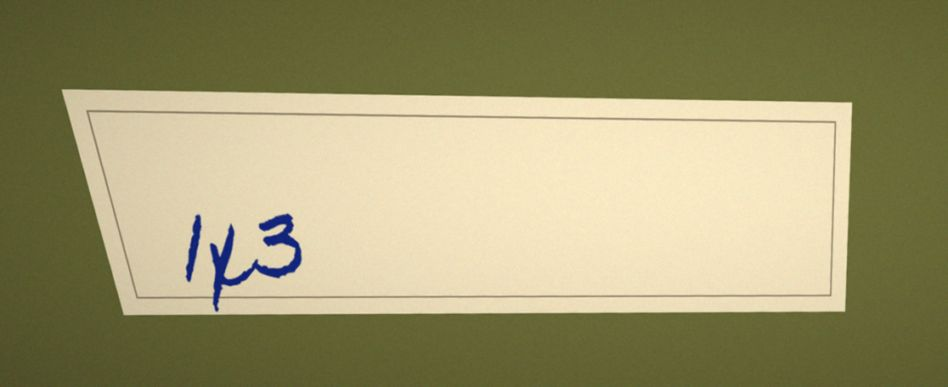
#> input picture spike/data/hand/h1_1x3_homemadeapple.jpg, 948 x 387 px
$ python -i deskew.py   (imports and definitions only)
#> lines starting #> are read from the running program, lines starting #| are printed output that depends on the picture; after the words box and inside, x2 and y2 are one past the last pixel; in counts of white or black regions, pixels touching at a corner belong together
#!/usr/bin/env python3
"""C4f deskew experiment: estimate the tilt of a label photo and straighten it.

Projection-profile method: binarise a small copy, rotate it through a range of
angles and keep the angle where the row sums are most "peaky" (text lines line
up, so rows are either full of ink or empty). No OCR pass, so it adds
milliseconds on the VPS instead of the ~50 s a second OCR pass costs on the
phone. Used by deskew_eval.mjs to see whether straightening helps OCR at all.

    python3 deskew.py <in.jpg> <out.jpg>     # prints the angle in degrees
    python3 deskew.py --estimate-only <in.jpg>
"""
import sys
import time

import numpy as np
from PIL import Image

MAX_ANGLE = 12.0
COARSE_STEP = 1.0
FINE_STEP = 0.25
WORK_SIDE = 400  # estimate on a small copy: it is cheap and tilt survives shrinking


def _ink(img):
    """Dark-text mask: pixels clearly darker than their neighbourhood-wide mean."""
    g = np.asarray(img.convert("L"), dtype=np.float32)
    # Local threshold via a coarse box blur (uneven lighting is the norm in photos).
    small = Image.fromarray(g.astype(np.uint8)).resize((max(4, g.shape[1] // 16), max(4, g.shape[0] // 16)), Image.BILINEAR)
    bg = np.asarray(small.resize((g.shape[1], g.shape[0]), Image.BILINEAR), dtype=np.float32)
    return ((bg - g) > 25).astype(np.float32)


def _score(mask_img, angle):
    rot = mask_img.rotate(angle, Image.BILINEAR, expand=False, fillcolor=0)
    rows = np.asarray(rot, dtype=np.float32).sum(axis=1)
    return float(np.sum(np.diff(rows) ** 2))


def estimate_angle(img):
    scale = WORK_SIDE / max(img.size)
    small = img.resize((max(1, int(img.width * scale)), max(1, int(img.height * scale))), Image.BILINEAR)
    mask = Image.fromarray((_ink(small) * 255).astype(np.uint8))
    coarse = np.arange(-MAX_ANGLE, MAX_ANGLE + 1e-6, COARSE_STEP)
    best = max(coarse, key=lambda a: _score(mask, a))
    fine = np.arange(best - COARSE_STEP, best + COARSE_STEP + 1e-6, FINE_STEP)
    return float(max(fine, key=lambda a: _score(mask, a)))


def deskew(img, angle):
    # Fill the corners with the photo's own edge colour so CRAFT sees no hard border.
    edge = np.asarray(img.convert("RGB"))[[0, -1], :, :].reshape(-1, 3).mean(axis=0)
    return img.rotate(angle, Image.BICUBIC, expand=False, fillcolor=tuple(int(c) for c in edge))


# [14 lines not run here, left out]

>>> from PIL import Image
>>> picture = Image.open('data/hand/h1_1x3_homemadeapple.jpg')
#> picture is the input picture: PIL image 948x387 RGB; mean R, G, B 157.9, 151.1, 110
>>> result = estimate_angle(picture)
#> in _ink, `g = np.asarray(img.convert("L"), dtype=np.float32)`:
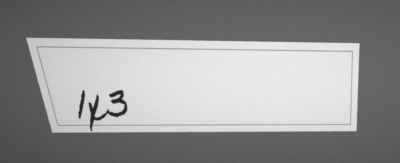
#> g: shape (163, 400) float32; min 38, max 236, mean 148.5
#> in _ink, `bg = np.asarray(small.resize((g.shape[1], g.shape[0]), Image.BILINEAR)..`:
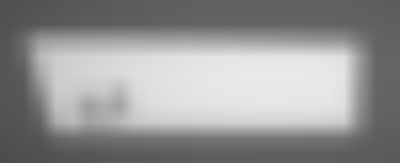
#> bg: shape (163, 400) float32; min 77, max 233, mean 148.5
#> in _ink, `return ((bg - g) > 25).astype(np.float32)`:
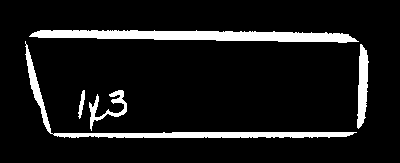
#> returned value: shape (163, 400) float32; values 0 (black) and 1 (white), 9.3% white; 5 white regions, box (x1, y1, x2, y2) and area: (29, 30, 359, 43) 2813, (25, 41, 357, 138) 2066, (357, 44, 369, 129) 670, (89, 90, 127, 131) 432, (78, 90, 85, 119) 99
#> in _score, `rows = np.asarray(rot, dtype=np.float32).sum(axis=1)`: rows = 163 values, max 13363 at index 48, min 3549 at index 100, mean 9396.1
#> in estimate_angle, `best = max(coarse, key=lambda a: _score(mask, a))`: best = 0
#> in _score (call 29), `rot = mask_img.rotate(angle, Image.BILINEAR, expand=False, fillcolor=0)`:
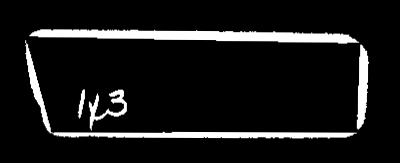
#> rot: PIL image 400x163 L; min 0, max 255, mean 23.8
#> in _score (call 29), `rows = np.asarray(rot, dtype=np.float32).sum(axis=1)`: rows = 163 values, max 81534 at index 35, min 0 at index 0, mean 9504.8
#> in _score (call 31), `rot = mask_img.rotate(angle, Image.BILINEAR, expand=False, fillcolor=0)`:
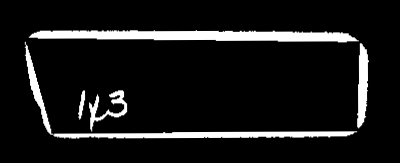
#> rot: PIL image 400x163 L; min 0, max 255, mean 23.8
#> in _score (call 31), `rows = np.asarray(rot, dtype=np.float32).sum(axis=1)`: rows = 163 values, max 82244 at index 37, min 0 at index 0, mean 9504.7
#> in _score (call 32), `rot = mask_img.rotate(angle, Image.BILINEAR, expand=False, fillcolor=0)`:
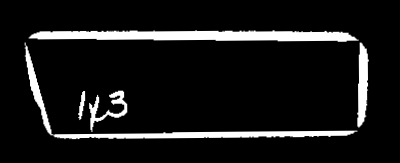
#> rot: PIL image 400x163 L; min 0, max 255, mean 23.8
#> in _score (call 32), `rows = np.asarray(rot, dtype=np.float32).sum(axis=1)`: rows = 163 values, max 83097 at index 37, min 0 at index 0, mean 9504.8
#> in _score (call 33), `rot = mask_img.rotate(angle, Image.BILINEAR, expand=False, fillcolor=0)`:
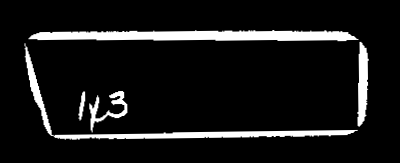
#> rot: PIL image 400x163 L; min 0, max 255, mean 23.8
#> in _score (call 33), `rows = np.asarray(rot, dtype=np.float32).sum(axis=1)`: rows = 163 values, max 83618 at index 38, min 0 at index 0, mean 9504.8
#> result = 0

$ run again, on spike/data/hand/h1_1x3_reeniebeanie.jpg
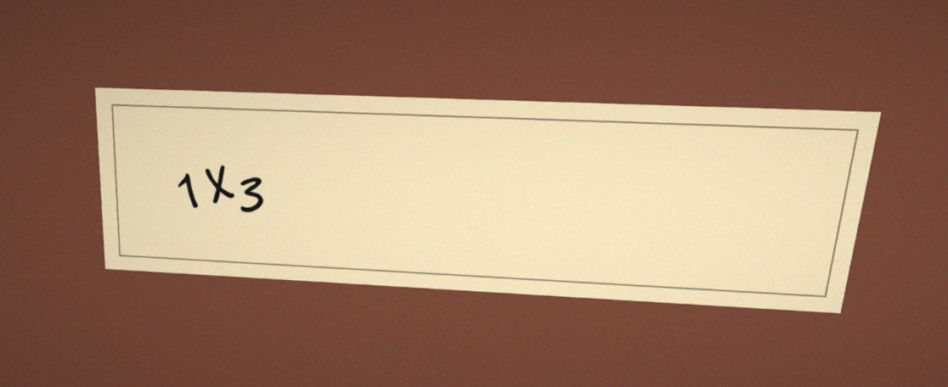
#> input picture spike/data/hand/h1_1x3_reeniebeanie.jpg, 948 x 387 px
#> picture is the input picture: PIL image 948x387 RGB; mean R, G, B 161.6, 128.6, 105.3
#> in _ink, `return ((bg - g) > 25).astype(np.float32)`:
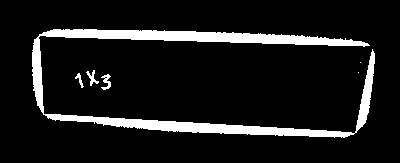
#> returned value: shape (163, 400) float32; values 0 (black) and 1 (white), 10.3% white; 6 white regions (2 under 20 px), largest, box (x1, y1, x2, y2) and area: (32, 29, 375, 138) 6479, (101, 74, 111, 90) 82, (86, 70, 99, 86) 76, (75, 73, 84, 88) 48
#> rows = 163 values, max 15896 at index 57, min 1821 at index 82, mean 10371.2
#> best = 2
#> in _score (call 33), `rot = mask_img.rotate(angle, Image.BILINEAR, expand=False, fillcolor=0)`:
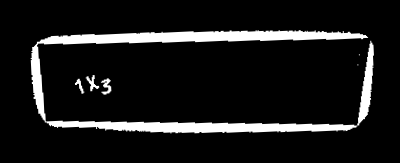
#> rot: PIL image 400x163 L; min 0, max 255, mean 26.1
#> rows = 163 values, max 81515 at index 37, min 0 at index 0, mean 10454.8
#> result = 1.75

$ run again, on spike/data/hand/h1_1x3_shadowsintolight.jpg
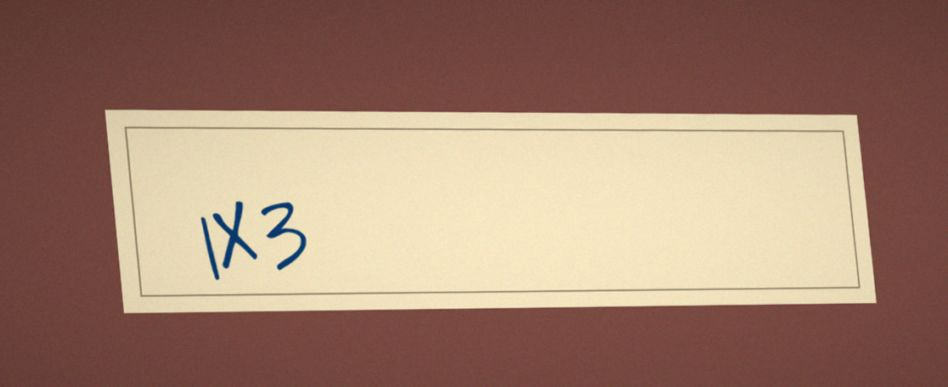
#> input picture spike/data/hand/h1_1x3_shadowsintolight.jpg, 948 x 387 px
#> picture is the input picture: PIL image 948x387 RGB; mean R, G, B 161.4, 128.8, 111.1
#> in _ink, `return ((bg - g) > 25).astype(np.float32)`:
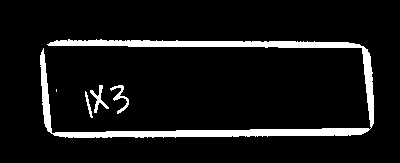
#> returned value: shape (163, 400) float32; values 0 (black) and 1 (white), 8.2% white; 5 white regions (1 under 20 px), largest, box (x1, y1, x2, y2) and area: (40, 39, 374, 138) 4980, (110, 85, 129, 114) 157, (90, 85, 109, 113) 155, (85, 91, 93, 118) 67
#> rows = 163 values, max 14707 at index 70, min 0 at index 0, mean 8249.1
#> best = 0
#> in _score (call 33), `rot = mask_img.rotate(angle, Image.BILINEAR, expand=False, fillcolor=0)`:
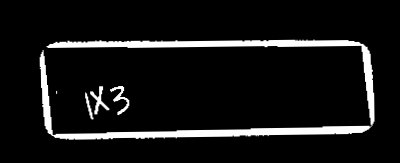
#> rot: PIL image 400x163 L; min 0, max 255, mean 21
#> rows = 163 values, max 80486 at index 45, min 0 at index 0, mean 8381.7
#> result = 0.5

$ run again, on spike/data/hand/h2_2bd_homemadeapple.jpg
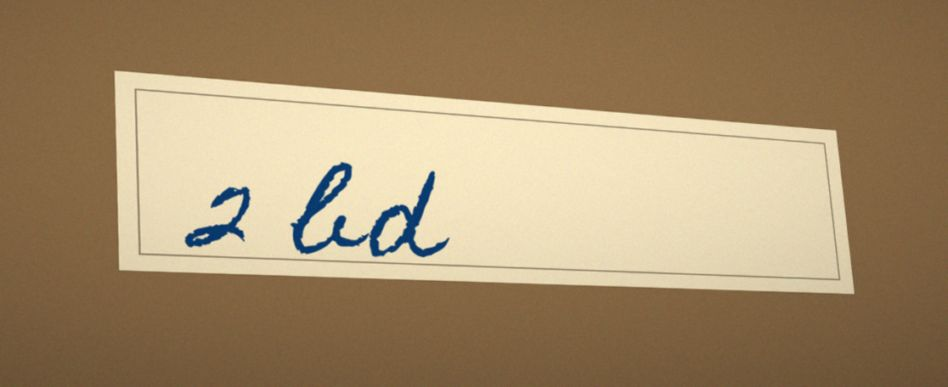
#> input picture spike/data/hand/h2_2bd_homemadeapple.jpg, 948 x 387 px
#> picture is the input picture: PIL image 948x387 RGB; mean R, G, B 164.6, 141, 107.4
#> mask: PIL image 400x163 L; 8.4% white; 8 white regions (3 under 20 px), largest, box (x1, y1, x2, y2) and area: (51, 26, 366, 121) 2273, (51, 115, 358, 132) 1764, (123, 68, 190, 108) 734, (42, 33, 50, 113) 426, (78, 78, 106, 104) 257
#> rows = 163 values, max 16987 at index 73, min 0 at index 161, mean 8546.2
#> best = 2
#> in _score (call 33), `rot = mask_img.rotate(angle, Image.BILINEAR, expand=False, fillcolor=0)`:
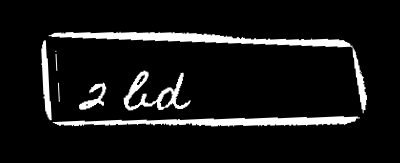
#> rot: PIL image 400x163 L; min 0, max 255, mean 21.5
#> rows = 163 values, max 75930 at index 122, min 0 at index 0, mean 8582.6
#> result = 1.75
